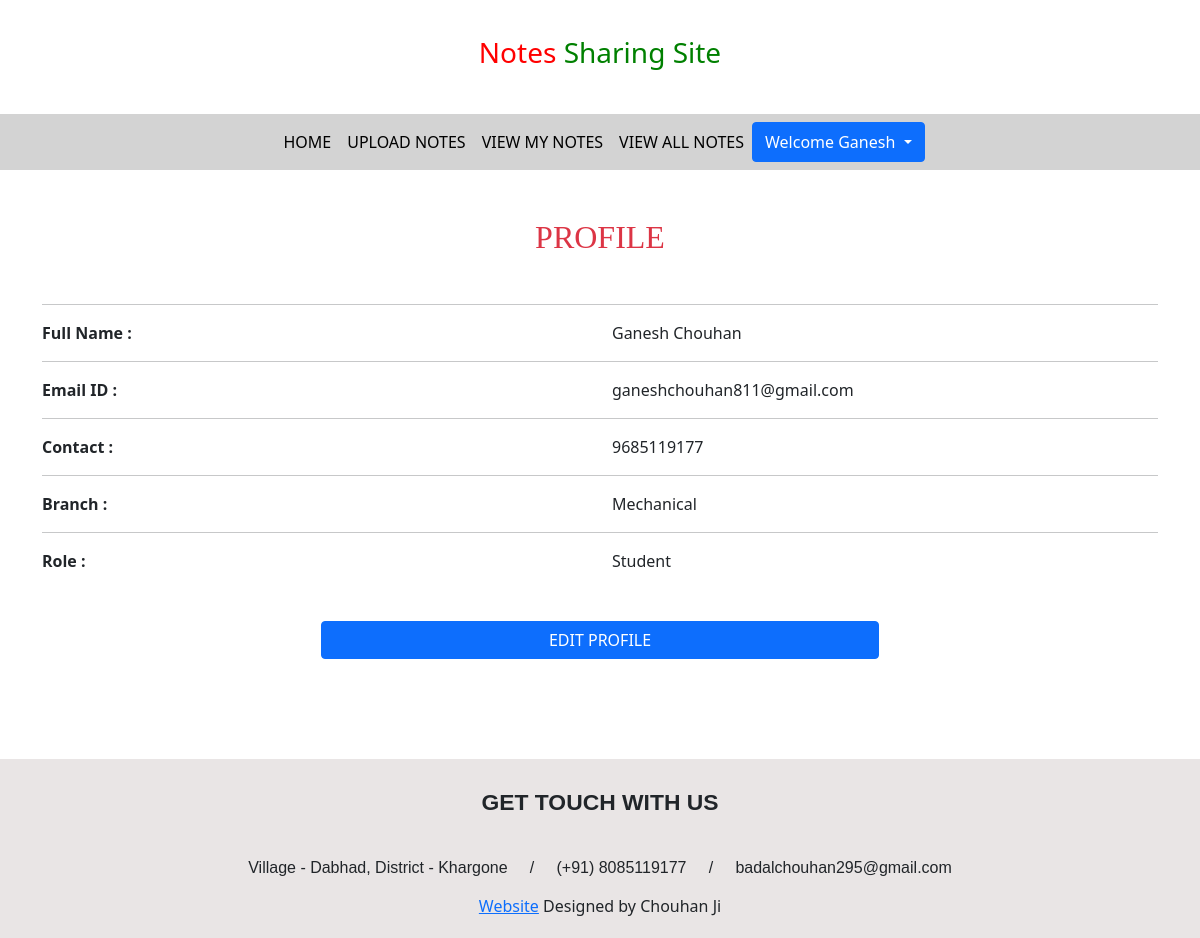
Page /user/profile/ (signed in) on the committed database.
### NotesApp/models.py (models this page shows, shortened)
class Signup(models.Model):
    user = models.ForeignKey(User,on_delete=models.CASCADE)
    contact = models.CharField(max_length=15)
    branch = models.CharField(max_length=40)
    role = models.CharField(max_length=30)

### UserApp/views.py (the view)
# urls.py: path('profile/',profile,name='profile'),
def profile(request):
    if not request.user.is_authenticated:
        return redirect('userlogin')
    user = User.objects.get(id=request.user.id)
    data = Signup.objects.get(user=user)
    d = {'data':data,'user':user}
    return render(request, 'profile.html',d)

### UserApp/templates/profile.html
{% extends 'userbase.html' %}{% block body %} {% load static %}
<div class="container mt-5">
    <h2 class="text-center text-danger mb-5" style="font-family: 'Monotype Corsiva';">PROFILE</h2>
    <hr>
    <div class="row">
        <div class="col-sm-6">
            <b>Full Name :</b>
        </div>
        <div class="col-sm-6" style="text-transform: capitalize;">
            {{data.user.first_name}} {{data.user.last_name}}
        </div>
    </div>
    <hr>
    <div class="row">
        <div class="col-sm-6">
            <b>Email ID :</b>
        </div>
        <div class="col-sm-6">
            {{data.user.username}}
        </div>
    </div>
    <hr>
    <div class="row">
        <div class="col-sm-6">
            <b>Contact :</b>
        </div>
        <div class="col-sm-6">
            {{data.contact}}
        </div>
    </div>
    <hr>
    <div class="row">
        <div class="col-sm-6">
            <b>Branch :</b>
        </div>
        <div class="col-sm-6">
            {{data.branch}}
        </div>
    </div>
    <hr>
    <div class="row">
        <div class="col-sm-6">
            <b>Role :</b>
        </div>
        <div class="col-sm-6">
            {{data.role}}
        </div>
    </div>
    <center><a class="btn btn-primary col-lg-6 mt-5" href="{% url 'editprofile' %}">EDIT PROFILE</a></center>
</div>
{% endblock %}

### UserApp/templates/userbase.html (shortened to what this page needs)
{% load static %}
<!doctype html>
<html lang="en">
<head>
    <link href="https://cdn.jsdelivr.net/npm/bootstrap@5.0.1/dist/css/bootstrap.min.css" rel="stylesheet">
    <link rel="stylesheet" href="{% static 'css/mystyle.css' %}">
    <link rel="stylesheet" href="{% static 'css/all.css' %}">
</head>
<body>
    <h3 style="padding: 3%; text-align: center;"><span style="color: red;">Notes</span><span style="color: green;"> Sharing Site</span></h3>
    <nav class="navbar navbar-expand-sm justify-content-center" style="background-color: lightgray;">
        <ul class="navbar-nav">
            <li class="nav-item">
                <a class="nav-link" href="{% url 'userhome' %}">HOME</a>
            </li>
            <li class="nav-item">
                <a class="nav-link" href="{% url 'uploadnotes' %}">UPLOAD NOTES</a>
            </li>
            <li class="nav-item">
                <a class="nav-link" href="{% url 'viewmynotes' %}">VIEW MY NOTES</a>
            </li>
            <li class="nav-item">
                <a class="nav-link" href="{% url 'viewallnotes' %}">VIEW ALL NOTES</a>
            </li>
            <div class="btn-group">
                <button type="button" class="btn btn-primary dropdown-toggle" data-bs-toggle="dropdown">
                  Welcome {{request.user.first_name}}
                </button>
            </div>
        </ul>
    </nav>
    {% block body %} {% endblock %}
    <footer id="ttr_footer" style="margin-top: 100px; background-color: rgb(233, 229, 229);padding: 20px;">
        <div class="ttr_footerHome_html_row0 row">
            <div class="post_column col-lg-12 col-md-12 col-sm-12 col-xs-12">
                <div class="ttr_footerHome_html_column00">
                    <div class="html_content">
                        <p style="margin:0.36em 0em 2.14em 0em;text-align:Center;"><span style="font-family:'Montserrat','Arial';font-weight:700;font-size:1.429em;">GET TOUCH WITH US</span></p>
                        <p style="margin:0.36em 0em 0.71em 0em;text-align:Center;line-height:1.83098591549296;"><span style="font-family:'Droid Serif','Arial';">Village - Dabhad, District - Khargone&nbsp;&nbsp;&nbsp;&nbsp; /&nbsp;&nbsp;&nbsp;&nbsp; (+91) 8085119177&nbsp;&nbsp;&nbsp;&nbsp; /&nbsp;&nbsp;&nbsp;&nbsp; badalchouhan295@gmail.com</span></p>
                    </div>
                </div>
            </div>
        </div>
        <div class="ttr_footer_bottom_footer text-center">
            <div class="ttr_footer_bottom_footer_inner">
                <div id="ttr_footer_designed_by_links">
                    <a href="#" target="_self">Website</a>
                    <span id="ttr_footer_designed_by">Designed by Chouhan Ji</span>
                </div>
            </div>
        </div>
    </footer>
</body>
</html>

### NotesApp/static/css/mystyle.css (style rules this page uses)
.nav-link { color: black; }

### rows in the picture
Signup: user.first_name "Ganesh", user.last_name "Chouhan", user.username "ganeshchouhan811@gmail.com", contact "9685119177", branch "Mechanical", role "Student"

### other values in the picture
{{ request.user.first_name }} "Ganesh"
